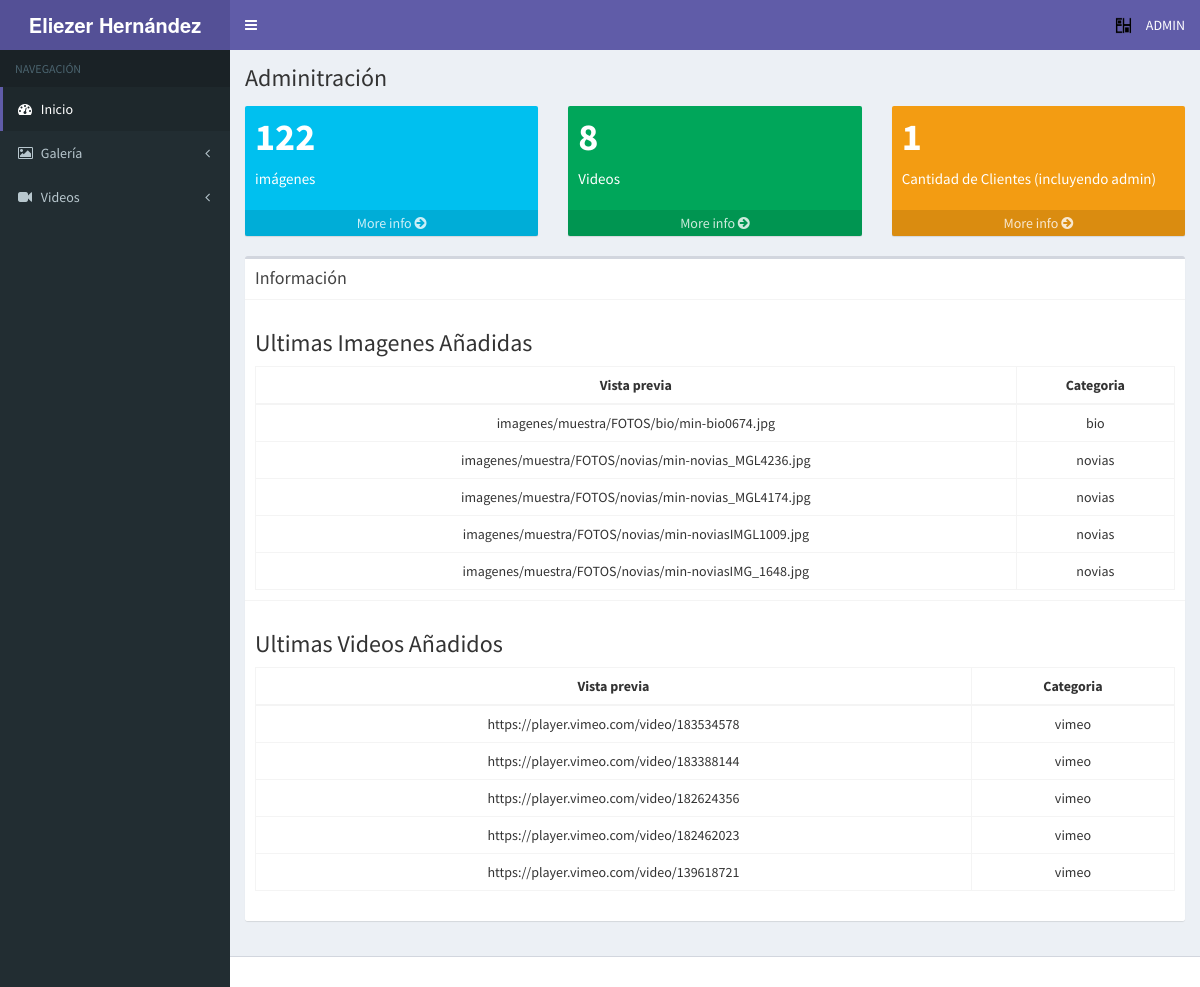
Page /administrador/index_admin.php (signed in) on the committed database.
### tables this page shows
CREATE TABLE IF NOT EXISTS `imagenes` (
  `id` int(100) NOT NULL AUTO_INCREMENT,
  `imagen` varchar(100) NOT NULL,
  `cover` varchar(250) NOT NULL,
  `categoria` varchar(50) NOT NULL,
  PRIMARY KEY (`id`)
);

CREATE TABLE IF NOT EXISTS `videos` (
  `id` int(100) NOT NULL AUTO_INCREMENT,
  `video` varchar(250) NOT NULL,
  `url` varchar(500) NOT NULL,
  `categoria` varchar(50) NOT NULL,
  PRIMARY KEY (`id`)
);

### administrador/index_admin.php (the view, shortened to what this page needs)
<!DOCTYPE html>
<?php
require('../conectardb.php');
?>
<html>
<head>
  <link rel="stylesheet" href="bootstrap/css/bootstrap.min.css">
  <link rel="stylesheet" href="https://cdnjs.cloudflare.com/ajax/libs/font-awesome/4.5.0/css/font-awesome.min.css">
  <link rel="stylesheet" href="https://cdnjs.cloudflare.com/ajax/libs/ionicons/2.0.1/css/ionicons.min.css">
  <link rel="stylesheet" href="dist/css/AdminLTE.min.css">
  <link rel="stylesheet" href="dist/css/skins/skin-purple.min.css">
</head>
<body class="hold-transition skin-purple sidebar-mini">
<div class="wrapper">
	<?php include("header.php"); ?>
  <div class="content-wrapper">
    <section class="content-header">
      <h1>
      Adminitraci&oacute;n
      </h1>
    </section>
    <section class="content">
			<div class="row">
				<?php
					$video = mysqli_query($conn,"SELECT * FROM videos");
					$numVideo = mysqli_num_rows($video);
					$img = mysqli_query($conn,"SELECT * FROM imagenes");
					$numImg = mysqli_num_rows($img);
					$client = mysqli_query($conn, "SELECT * FROM clientes ");
					$numClient = mysqli_num_rows($client);
				?>
				<div class="col-lg-4 col-xs-6">
					<div class="small-box bg-aqua">
						<div class="inner">
							<h3><?php printf($numImg); ?></h3>
							<p>im&aacute;genes</p>
						</div>
						<a href="img_admin.php" class="small-box-footer">More info <i class="fa fa-arrow-circle-right"></i></a>
					</div>
				</div>
				<div class="col-lg-4 col-xs-6">
					<div class="small-box bg-green">
						<div class="inner">
							<h3><?php printf($numVideo); ?></sup></h3>
							<p>Videos</p>
						</div>
						<a href="video_admin.php" class="small-box-footer">More info <i class="fa fa-arrow-circle-right"></i></a>
					</div>
				</div>
				<div class="col-lg-4 col-xs-6">
					<div class="small-box bg-yellow">
						<div class="inner">
							<h3><?php printf($numClient); ?></h3>
							<p>Cantidad de Clientes (incluyendo admin)</p>
						</div>
						<a href="blog_admin.php" class="small-box-footer">More info <i class="fa fa-arrow-circle-right"></i></a>
					</div>
				</div>
			</div>
      <div class="box">
        <div class="box-header with-border">
          <h3 class="box-title">Informaci&oacute;n</h3>
        </div>
        <div class="box-body">
					<h3 >Ultimas Imagenes Añadidas</h3>
					<table id="example2" class="table table-bordered table-hover">
						<thead>
						<tr>
							<th style="text-align:center">Vista previa</th>
							<th style="text-align:center">Categoria</th>
						</tr>
						</thead>
						<tbody>
							<?php
								$listImg = mysqli_query($conn,"SELECT * FROM imagenes ORDER BY id DESC LIMIT 5");
								while ($nameImg = mysqli_fetch_assoc($listImg))
								{
								?>
									<tr>
										<?php
											echo "<td style='text-align:center'>". $nameImg["imagen"] ."</td>";
											echo "<td style='text-align:center'>". $nameImg["categoria"] ."</td>";
										 ?>
									</tr>
							 <?php
							 }
								?>
						</tbody>
					</table>
        </div>
        <div class="box-footer">
					<h3 >Ultimas Videos Añadidos</h3>
					<table id="example2" class="table table-bordered table-hover">
						<thead>
						<tr>
							<th style="text-align:center">Vista previa</th>
							<th style="text-align:center">Categoria</th>
						</tr>
						</thead>
						<tbody>
							<?php
								$listVid = mysqli_query($conn,"SELECT * FROM videos ORDER BY id DESC LIMIT 5");
								while ($nameVid = mysqli_fetch_assoc($listVid))
								{
								?>
									<tr>
										<?php
										if ($nameVid["categoria"] == "vimeo") {
											echo "<td style='text-align:center'>". $nameVid["url"] ."</td>";
											echo "<td style='text-align:center'>". $nameVid["categoria"] ."</td>";
										} else {
											echo "<td style='text-align:center'>". $nameVid["video"] ."</td>";
											echo "<td style='text-align:center'>". $nameVid["categoria"] ."</td>";
										}
										 ?>
									</tr>
							 <?php
							 }
								?>
						</tbody>
					</table>
        </div>
      </div>
    </section>
  </div>
  <footer class="main-footer">
  </footer>
	<?php include("menu_admin.php"); ?>
</div>
</body>
</html>

### administrador/header.php (shortened to what this page needs)
<header class="main-header">
	<a href="index_admin.php" class="logo">
		<span class="logo-lg"><b>Eliezer Hern&aacute;ndez</b></span>
	</a>
	<nav class="navbar navbar-static-top">
		<a href="#" class="sidebar-toggle" data-toggle="offcanvas" role="button">
		</a>
		<div class="navbar-custom-menu">
			<ul class="nav navbar-nav">
				<li class="dropdown user user-menu">
					<a href="#" class="dropdown-toggle" data-toggle="dropdown">
						<img src="../imagenes/icono2.png" class="user-image" alt="User Image">
						<span class="hidden-xs"><?php echo $_SESSION['nombre'];?></span>
					</a>
				</li>
			</ul>
		</div>
	</nav>
</header>

### administrador/menu_admin.php (shortened to what this page needs)
<aside class="main-sidebar">
	<section class="sidebar">
		<ul class="sidebar-menu">
			<li class="header">NAVEGACI&Oacute;N</li>
			<li class="active treeview">
				<a href="index_admin.php">
					<i class="fa fa-dashboard"></i> <span>Inicio</span>
				</a>
			</li>
			<li class="treeview">
				<a href="#">
					<i class="fa fa-image"></i>
					<span>Galer&iacute;a</span>
					<span class="pull-right-container">
						<i class="fa fa-angle-left pull-right"></i>
					</span>
				</a>
			</li>
			<li class="treeview">
				<a href="#">
					<i class="fa fa-video-camera"></i>
					<span>Videos</span>
					<span class="pull-right-container">
						<i class="fa fa-angle-left pull-right"></i>
					</span>
				</a>
			</li>
		</ul>
	</section>
</aside>

### rows in the picture
imagenes: imagen "imagenes/muestra/FOTOS/bio/min-bio0674.jpg", categoria "bio"
imagenes: imagen "imagenes/muestra/FOTOS/novias/min-novias_MGL4236.jpg", categoria "novias"
imagenes: imagen "imagenes/muestra/FOTOS/novias/min-novias_MGL4174.jpg", categoria "novias"
imagenes: imagen "imagenes/muestra/FOTOS/novias/min-noviasIMGL1009.jpg", categoria "novias"
imagenes: imagen "imagenes/muestra/FOTOS/novias/min-noviasIMG_1648.jpg", categoria "novias"
videos: url "https://player.vimeo.com/video/183534578", categoria "vimeo"
videos: url "https://player.vimeo.com/video/183388144", categoria "vimeo"
videos: url "https://player.vimeo.com/video/182624356", categoria "vimeo"
videos: url "https://player.vimeo.com/video/182462023", categoria "vimeo"
videos: url "https://player.vimeo.com/video/139618721", categoria "vimeo"

### other values in the picture
$_SESSION['nombre'] "ADMIN"
